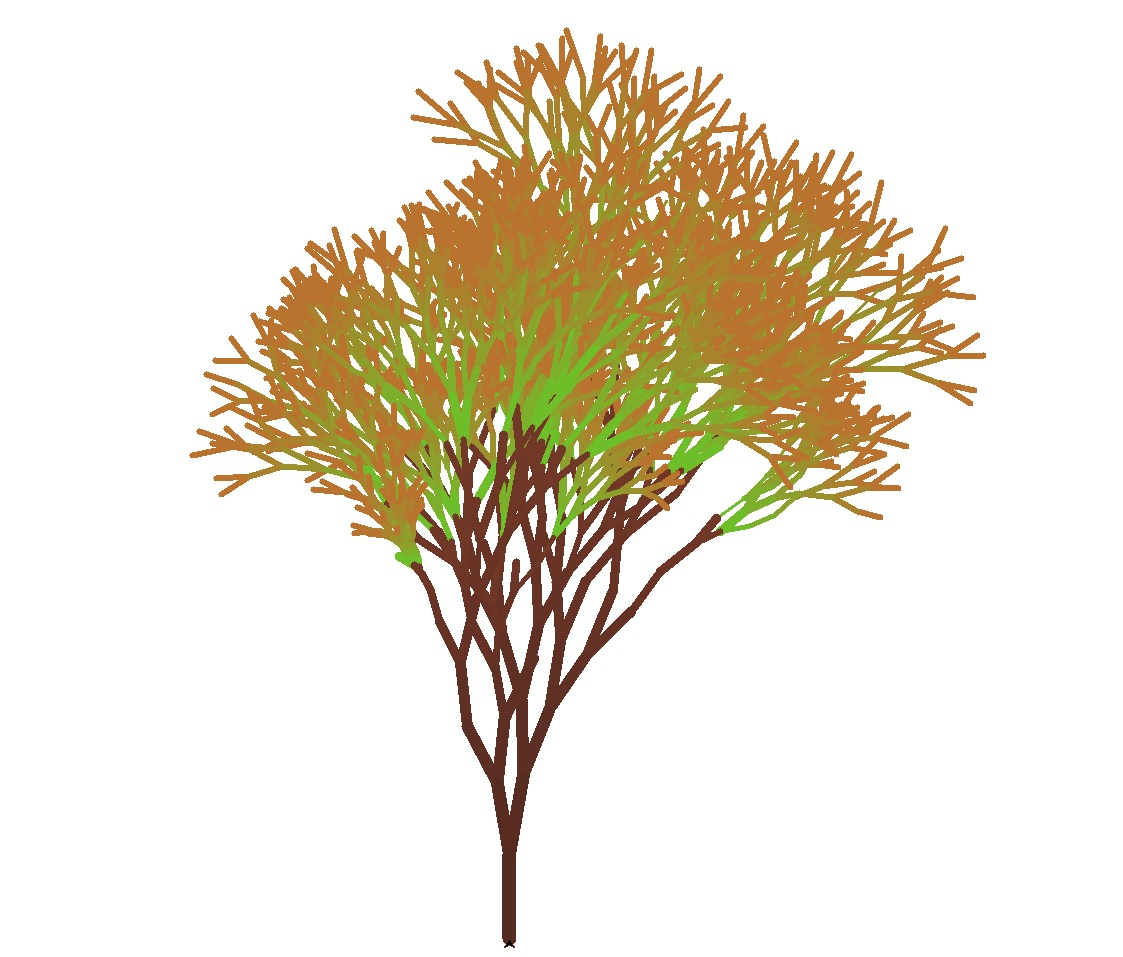

This chart was generated by the following Python code:
from turtle import *
import time
import random

speed(10) 
rt(-90) 
angle = 10

def y(sz, level): 
    final_level = level   
    if level > 0: 
        colormode(255)

        #Según sea el nivel, realizo modificaciones los parametros de las ramas
        if level < 7:
            #Ramas mas cercanas a la copa
            if level == 1:
                pensize(6)
            else:
                pensize(level*1.5)
            largo  = 0.8 * (sz + random.randrange(-2,15))
            colorR = 200 - level*15
            colorG = 100 + level*15
            colorB =  47 - level 
            angulo = angle + random.randrange(0,int(8-level)*3) # Mayor valor, mas ángulo en las ramas altas
        else:
            #Ramas mas cercanas a la base
            pensize(level) # Grosor de las ramas
            largo  = 0.9 * sz + random.randrange(-12,15)
            colorR = 141 - level*4
            colorG =  70 - level*2
            colorB =  47 - level     
            angulo = angle + level* random.randrange(0,15)/15   # Mayor valor, mas ángulo en las ramas bajas

        #Determino si se realiza o no la rama:
        #Si está por encima de determinado nivel, puede que la rama no esté.
        if  (random.randrange(1,100) > (level*4) ) or (level > random.randrange(7,12)):
            print (level)
            # Rama 1
            pencolor(colorR, colorG, colorB) 
            fd(largo) 
            rt(angulo) 
            y(largo, level-1) 

            # Rama 2, 50% de posibilidad de ser dibujada.
            if  (random.randrange(1,100) > 50):
                penup()
            pencolor(colorR, colorG, colorB) 
            lt( 2 * angulo ) 
            y(largo, level-1) 
            pendown()
            
            pencolor(colorR, colorG, colorB)   
            rt(angulo) 
            fd(-largo) 

setup(1024, 800, 0, 0)
penup()
goto(0,-350)
pendown()
time.sleep(8)          
y(80, 14) 
exitonclick()
